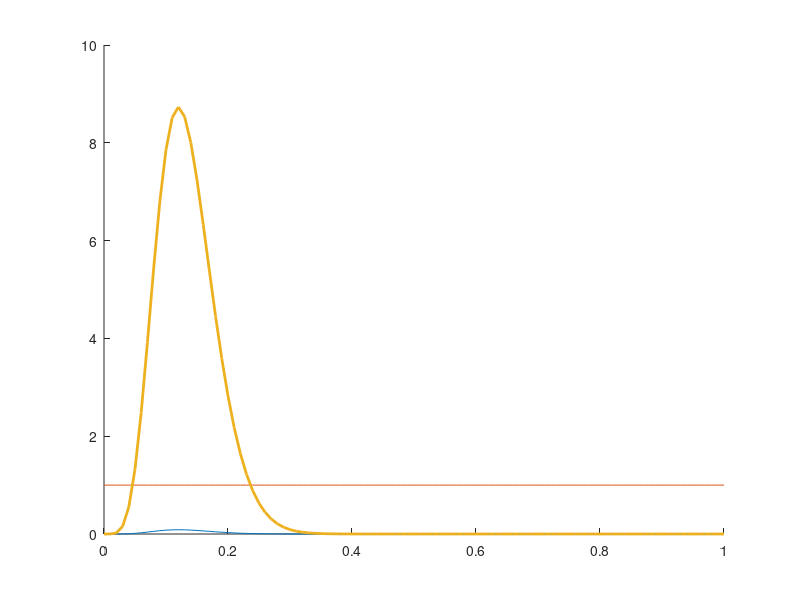
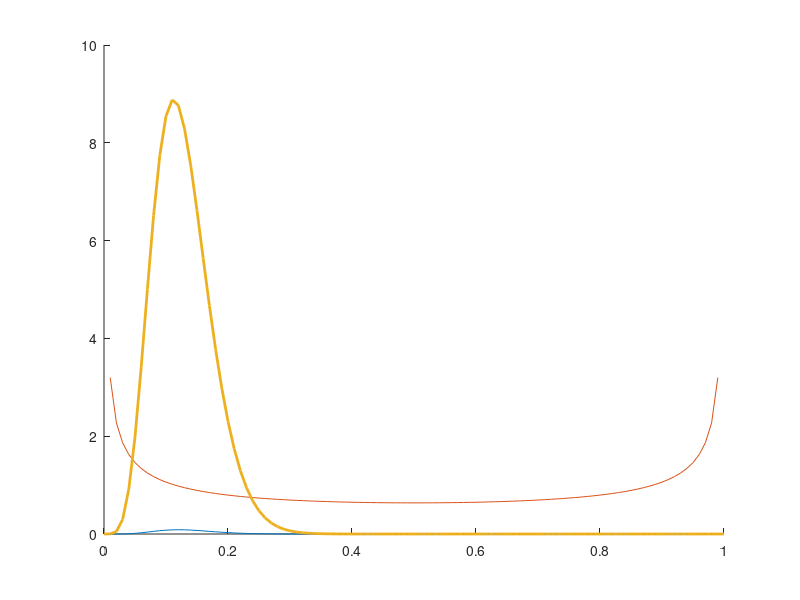
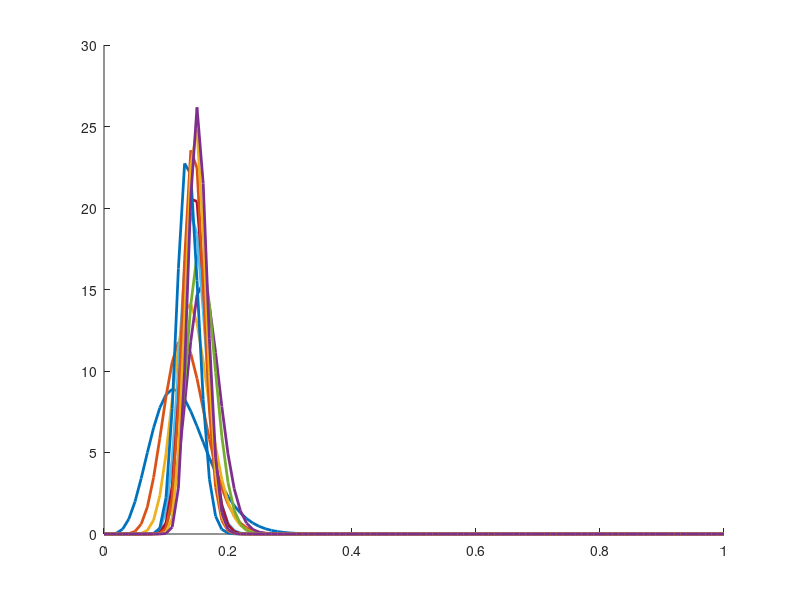

These charts were generated, in order, by the following MATLAB code:
% HW 4 solutions
%part 
clear all
close all
th = .15;
N = 50;
x = 0:.01:1;
samp = binornd(N,th);
nf = sum(samp);
%plot some stuff
LL = betapdf(x,nf+1,N-nf+1);
LL = LL/sum(LL); %normalizing :)
P1 = betapdf(x,1,1);%uniform
Post1 = betapdf(x,nf+1,N-nf+1);

figure();hold on;
plot(x,LL,x,P1,x,Post1,'LineWidth',2)
[MLE,ind] = max(LL);
[MAP, ind2] = max(Post1);
disp('MLE is ')
disp(x(ind))
disp('Uniform Prior is ')
disp(x(ind2))
P2 = betapdf(x,1/2,1/2); %jeffreys
Post2 = betapdf(x,nf+1/2,N-nf+1/2);
[MAP2,ind3] = max(Post2);
disp('Jeffreys Map is ')
disp(x(ind3))
figure(); hold on;
plot(x,LL,x,P2,x,Post2,'LineWidth',2)


%% part 3
figure(); hold on;
plot(x,Post2,'LineWidth',2)
cur_alpha = nf+1/2;
cur_beta =N-nf+1/2;
for i = 1:10
    s_i = binornd(N,th);
    n_i = sum(s_i);
    %update current alpha and beta params
    cur_alpha = cur_alpha + n_i;
    cur_beta = cur_beta+N-n_i;
    Post_i = betapdf(x,cur_alpha,cur_beta);
    plot(x,Post_i,'LineWidth',2)
end